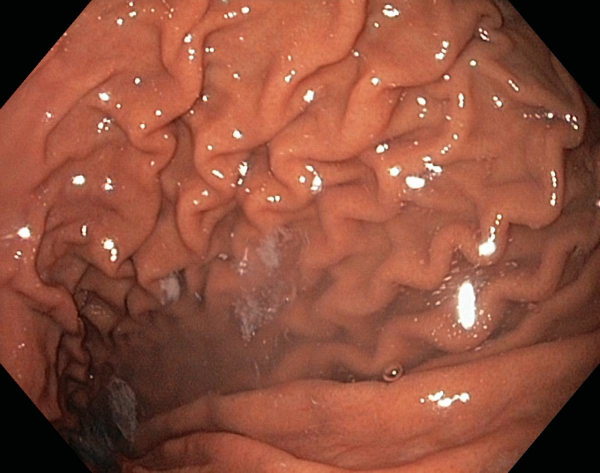
#> input picture src/endo.jpg, 1200 x 945 px (shown at 1/2 size)
$ python endoSegmentation.py   (older library calls are emulated)
#> lines starting #> are read from the running program, lines starting #| are printed output that depends on the picture; after the words box and inside, x2 and y2 are one past the last pixel; in counts of white or black regions, pixels touching at a corner belong together
from threshold import *
from matplotlib import pyplot as plt
import pylab

image = 'endo.jpg'


def fftHighPass(image, r):
#    #have image in 2-D
#    image = np.mean(image,2)
    #convert to frequency domain
    fftImage = np.fft.fft2(image)
    #center to zero frequency component
    fftImage = np.fft.fftshift(fftImage)
    #fft filtered spectrum of Image
    fftFilteredImage = np.zeros_like(fftImage, dtype=complex)
    #spectrum radius
    r = int((r*min(image.shape))/2);
    # spectrum center
    c1 = fftImage.shape[0]/2
    c2 = fftImage.shape[1]/2
    #filtering stage
    for i in xrange(c1-r, c1+r):
        #from the center
        for j in range(c2-r, c2+r):
            #keep the values in those ranges
            fftFilteredImage[i,j] = fftImage[i,j]
    #convert back to time domain as a real number
    finalImage = np.real(np.fft.ifft2(np.fft.ifftshift(fftFilteredImage)))
    return finalImage, fftFilteredImage
#    finalImage = cv2.inpaint(finalImage, inpaintMask, inpaintRadius, flags=cv2.INPAINT_NS)


def endoSegmentv1(image):
    #read Image and apply guassian filter
#> called with image = 'endo.jpg'
    im = cv2.imread(image)
#> im is the input picture: shape (945, 1200, 3); mean B, G, R 60.8, 80, 143.6
    #change image to gray scale
    grayImage = cv2.cvtColor(im, cv2.COLOR_BGR2GRAY)
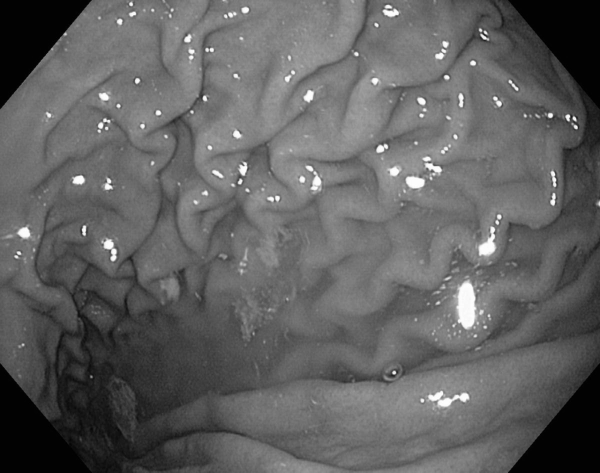
#> grayImage: shape (945, 1200) (shown at 1/2 size); min 0, max 255, mean 96.8
    #change image to YUV scale
    yuvImage = cv2.cvtColor(im, cv2.COLOR_BGR2YUV)
#> yuvImage: shape (945, 1200, 3); mean of channels 0, 1, 2 96.8, 110.3, 169
    #seperate the channels and take the luma channel
    yImage = cv2.split(yuvImage)[0]
    uImage = cv2.split(yuvImage)[1]
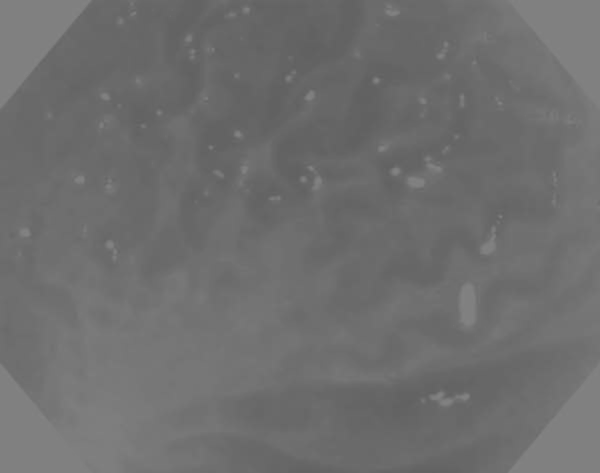
#> uImage: shape (945, 1200) (shown at 1/2 size); min 95, max 133, mean 110.3
    vImage = cv2.split(yuvImage)[2]
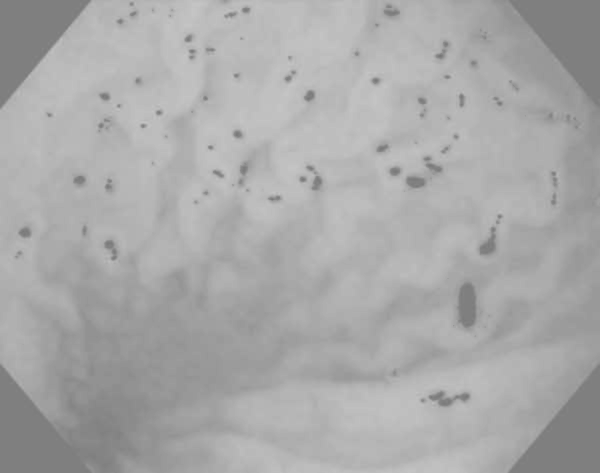
#> vImage: shape (945, 1200) (shown at 1/2 size); min 116, max 198, mean 169
    #add the luma and first chrominance channel
    finalImage = yImage + uImage
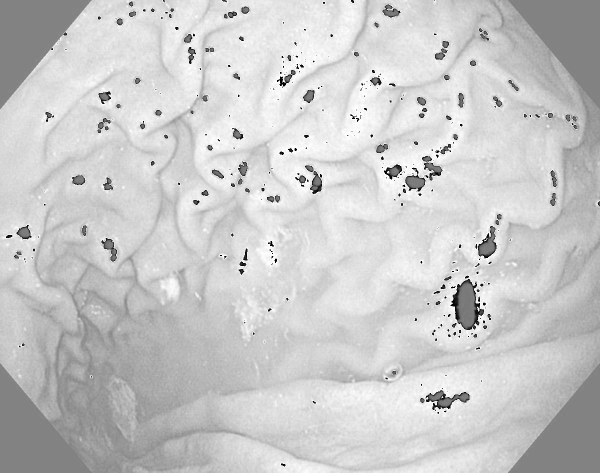
#> finalImage: shape (945, 1200) (shown at 1/2 size); min 0, max 255, mean 201.3

    #simple inverse binary threshold
    ret, finalImage = cv2.threshold(finalImage, 135, 255, cv2.THRESH_BINARY_INV)
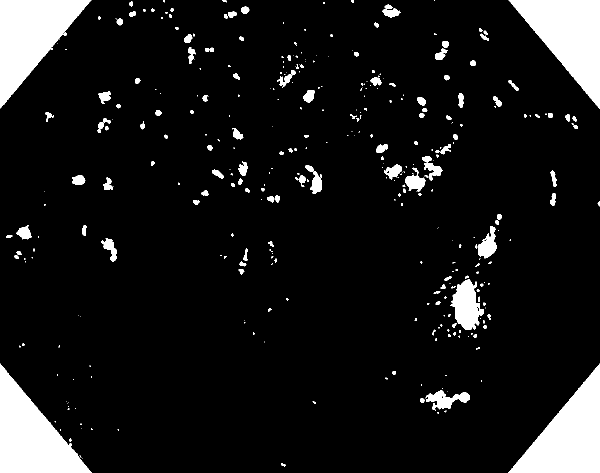
#> finalImage: shape (945, 1200) (shown at 1/2 size); 9.3% white; 363 white regions (195 under 20 px), largest, box (x1, y1, x2, y2) and area: (0, 727, 184, 945) 20038, (1017, 0, 1200, 218) 20024, (1017, 727, 1200, 945) 19963
    #dilation with a small kernel and very few iteration to avoid complex inpainting
    finalImage = cv2.dilate(finalImage, kernel=np.ones((8,8)), iterations=1)
#> finalImage: shape (945, 1200); 14.1% white; 172 white regions, largest, box (x1, y1, x2, y2) and area: (0, 724, 188, 945) 21811, (0, 0, 187, 221) 21671, (1014, 0, 1200, 222) 21425
    #inpainting algorithm with low inpaint radius
    finalImage = cv2.inpaint(grayImage, finalImage, inpaintRadius=0.01, flags=cv2.INPAINT_TELEA)
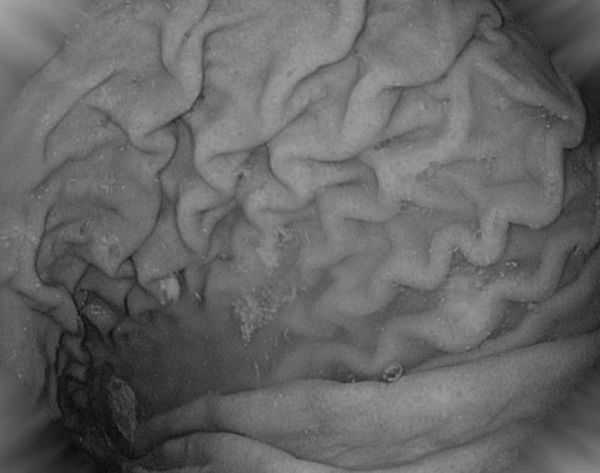
#> finalImage: shape (945, 1200) (shown at 1/2 size); min 10, max 168, mean 100.9
    return finalImage, grayImage


def plotPretty(rowNumber, columnNumber, windowNumber, windowTitle, array):
    plt.subplot(rowNumber,columnNumber,windowNumber)
    plt.title(windowTitle)
    plt.imshow(array)


if __name__ == '__main__':


#    #calculate the histogram
#    yHist, bins = np.histogram(yImage, bins=256, range=[0,256], normed=True)
#    plt.plot(yHist, color='g')
#    plt.show()

    #run endo segmentation algoritm
    finalImage, grayImage = endoSegmentv1(image)


    #show the images and their respective fourier spectrums
#    plt.gray()
    p1 = plotPretty(2,2,1, 'Fourier Spectrum OriginalImage', np.log(np.abs(np.fft.fftshift(np.fft.fft2(grayImage))))**2)
    p2 = plotPretty(2,2,2, 'Fourier Spectrum FilteredImage', np.log(np.abs(np.fft.fftshift(np.fft.fft2(finalImage))))**2)
    p3 = plotPretty(2,2,3,'Original Image', grayImage)
    p4 = plotPretty(2,2,4,'Filtered Image', finalImage)
    plt.show()
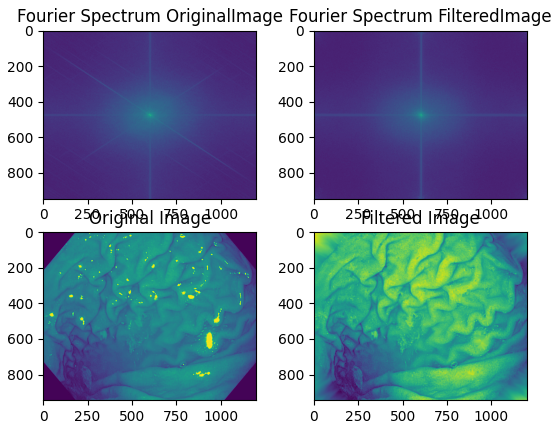
#> figure drawn by matplotlib, 4 panels

$ run again, with src/ocean.jpg copied over src/endo.jpg
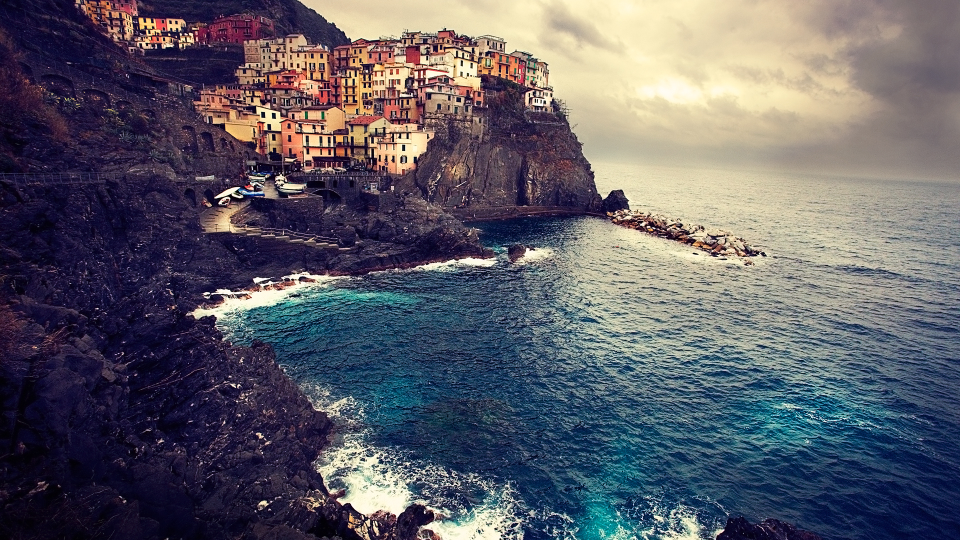
#> input picture src/ocean.jpg, 1920 x 1080 px (shown at 1/2 size)
#> in endoSegmentv1, im is the input picture: shape (1080, 1920, 3); mean B, G, R 102.4, 92.8, 94
#> yuvImage: shape (1080, 1920, 3); mean of channels 0, 1, 2 94.3, 132, 127.8
#> in endoSegmentv1, `ret, finalImage = cv2.threshold(finalImage, 135, 255, cv2.THRESH_BINAR..`:
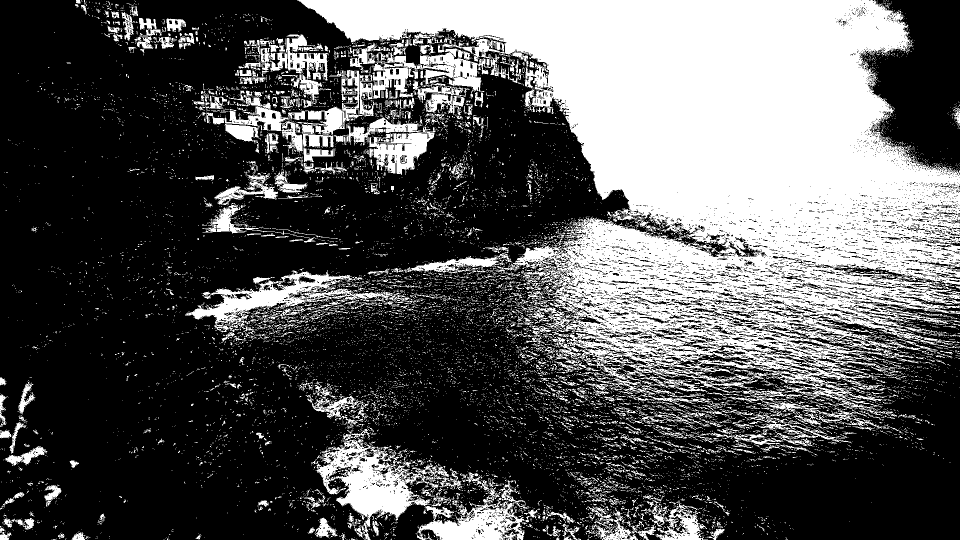
#> finalImage: shape (1080, 1920) (shown at 1/2 size); 34.5% white; 13249 white regions (12459 under 20 px), largest, box (x1, y1, x2, y2) and area: (594, 0, 1920, 833) 521335, (622, 858, 1058, 1080) 30098, (370, 541, 819, 665) 13215
#> `plt.show()`:
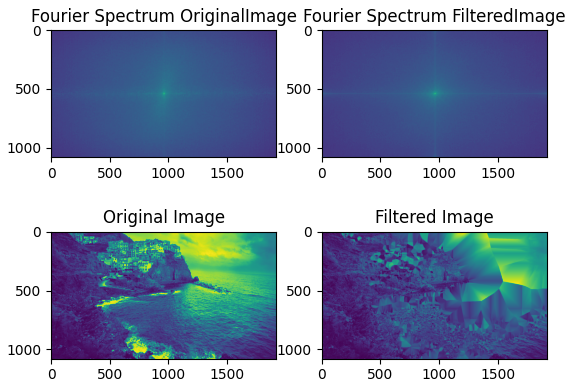
#> figure drawn by matplotlib, 4 panels
